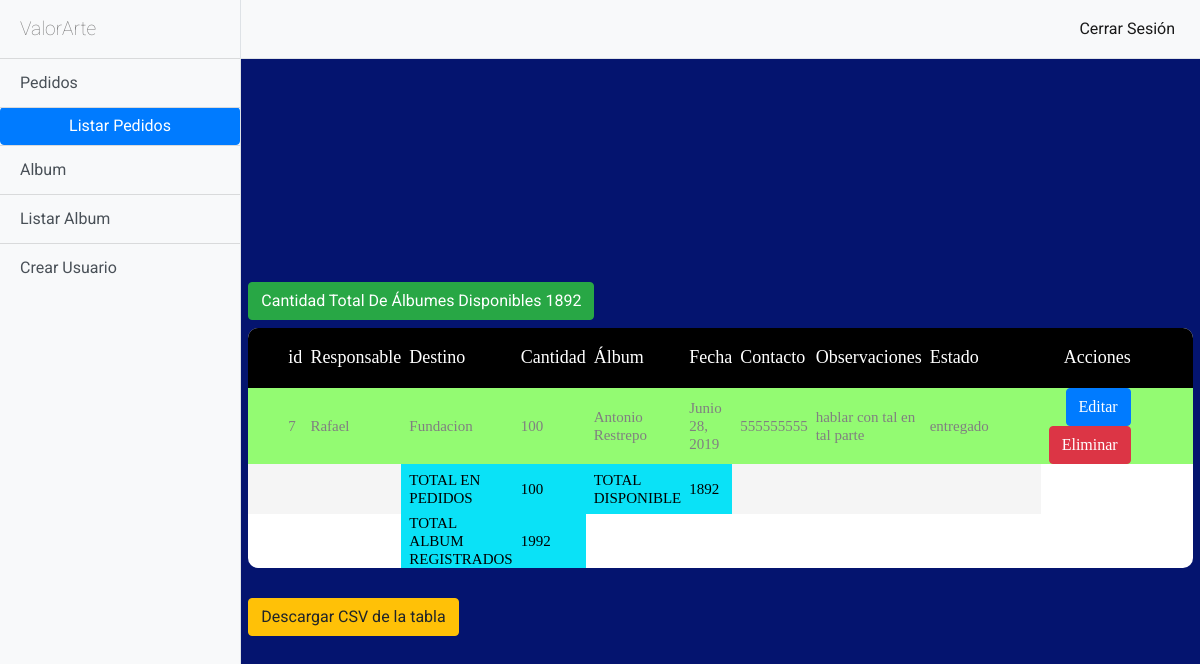
Before: /pedidos/listar (signed in) with the older database file.
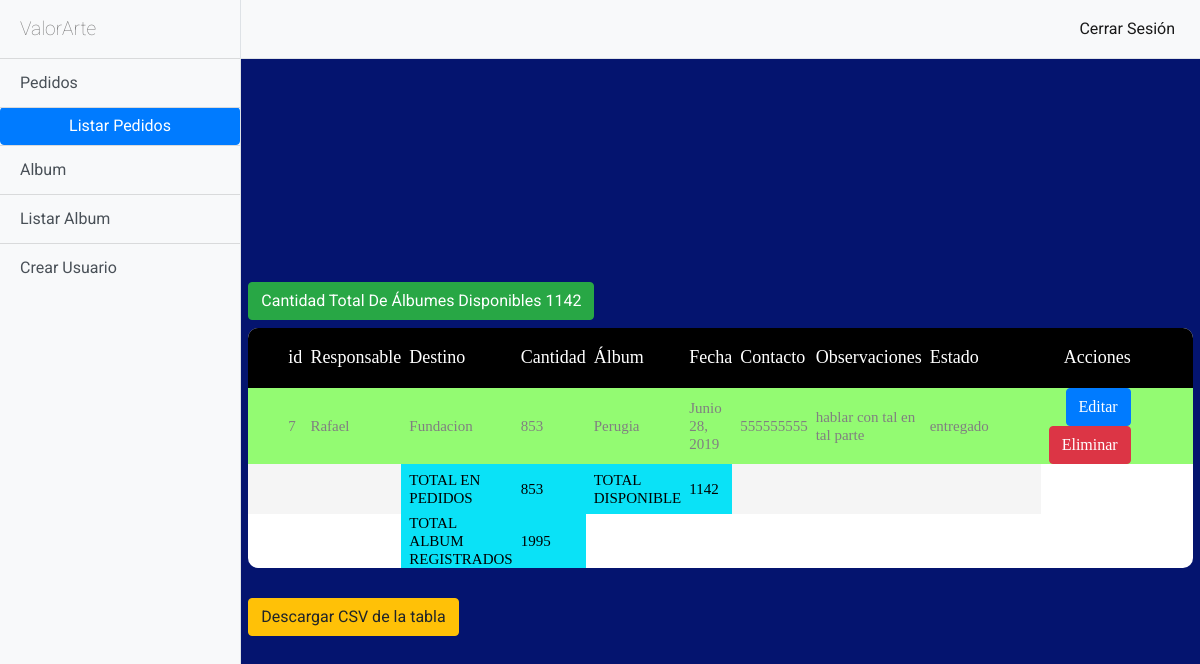
After: the same page with the newer database file.
### pedidos/models.py (models this page shows, shortened)
class Pedido(models.Model):
    responsable = models.CharField(max_length=150)
    destino = models.CharField(max_length=150)
    cantidad = models.IntegerField()
    album_p = models.CharField(max_length=150)
    fecha = models.DateField()
    contacto = models.CharField(max_length=150)
    estado = models.CharField(max_length=250)
    observaciones = models.CharField(max_length=250)

### pedidos/views.py (the view)
class PedidoList(ListView):
    model = Pedido
    template_name = 'pedidos/pedidos_list.html'
    def get_context_data(self, **kwargs):
        context =super(PedidoList, self).get_context_data(**kwargs)
        cantidad = Pedido.objects.all()
        context['cantidad_total']= cantidad
        suma=0
        for i in cantidad:
            if i.estado =="entregado":
                suma = suma+int(i.cantidad)
        context['cantidad_total']= suma
        cantalbum= Album.objects.all()
        context['cantidad_album']=cantalbum
        sumalbum = 0
        for i in cantalbum:
            sumalbum = sumalbum+int(i.cantidad)
        context['cantidad_album']=sumalbum - suma
        totaltabla= Pedido.objects.all()
        context['total_tabla']=totaltabla
        sumaTabla = 0
        for i in totaltabla:
            sumaTabla = sumaTabla+int(i.cantidad)
        context['total_tabla']=sumaTabla
        albumTotal= Album.objects.all()
        context['album_total']=albumTotal
        salbum = 0
        for i in cantalbum:
            salbum = salbum+int(i.cantidad)
        context['album_total']=salbum
        listarAlbum= Album.objects.all()
        context['listar_album']=listarAlbum
        return context

### templates/pedidos/pedidos_list.html (shortened to what the changed rows need)
{% extends 'base/base.html' %}
{% block navbar %}
      <div id="page-content-wrapper">
    {% endblock navbar %}
{% block content %}
<div class="limiter">
        <div class="container-table100">
          <div class="wrap-table100">
            <div class="table100">
              <table class="dataTable" id="pedidos">
                <thead>
                  <tr class="table100-head">
                        <th class="column1">id</th>
                        <th class="column3">Responsable</th>
                        <th class="column3">Destino</th>
                        <th class="column3">Cantidad</th>
                        <th class="column3">Álbum</th>
                        <th class="column3">Fecha</th>
                        <th class="column3">Contacto</th>
                        <th class="column3">Observaciones</th>
                        <th class="column6">Estado</th>
                        <th class="column6">Acciones</th>
                </thead>
                <tbody class="fpedido">
                        {% if object_list %}
                        {% for pedido in object_list %}
                        <tr>
                          {% if pedido.estado == "entregado" %}
                          <td class="column1" bgcolor="#93FB72">{{pedido.id}}</td>
                          <td class="column2" bgcolor="#93FB72">{{pedido.responsable}}</td>
                          <td class="column2" bgcolor="#93FB72">{{pedido.destino}}</td>
                          <td class="column2" bgcolor="#93FB72">{{pedido.cantidad}}</td>
                          <td class="column2" bgcolor="#93FB72">{{pedido.album_p}}</td>
                          <td class="column2" bgcolor="#93FB72">{{pedido.fecha}}</td>
                          <td class="column2" bgcolor="#93FB72">{{pedido.contacto}}</td>
                          <td class="column2" bgcolor="#93FB72">{{pedido.observaciones}}</td>
                          <td class="column2" bgcolor="#93FB72">{{pedido.estado}}</td>
                          <td class="column6" bgcolor="#93FB72">
                              <a class="btn btn-primary" href="{%url 'pedidos:pedidos_editar' pedido.id%}">Editar</a>
                              <a class="btn btn-danger" href="{%url 'pedidos:pedidos_eliminar' pedido.id%}">Eliminar</a>
                          </td>
                          {% endif %}
                        </tr>
                        {% endfor %}
                        <tr>
                          <td class="column1"  ></td>
                          <td class="column2" ></td>
                          <td class="column2" bgcolor="#0AE2F7"><font color="Black">TOTAL EN PEDIDOS</font></td>
                          <td class="column2" bgcolor="#0AE2F7"><font color="Black">{{total_tabla}}</font></td>
                          <td class="column2" bgcolor="#0AE2F7"><font color="Black">TOTAL DISPONIBLE</font></td>
                          <td class="column2" bgcolor="#0AE2F7"><font color="Black">{{cantidad_album}}</font></td>
                          <td class="column2" ></td>
                          <td class="column2" ></td>
                          <td class="column2" ></td>
                        </tr>
                        <tr>
                          <td class="column1"  ></td>
                          <td class="column2" ></td>
                          <td class="column2" bgcolor="#0AE2F7"><font color="Black">TOTAL ALBUM REGISTRADOS</font></td>
                          <td class="column2" bgcolor="#0AE2F7"><font color="Black">{{album_total}}</font></td>
                          <td class="column2" ></td>
                          <td class="column2" ></td>
                          <td class="column2" ></td>
                          <td class="column2" ></td>
                          <td class="column2" ></td>
                        </tr>
                        {% else %}
                        <h1>no existen registros</h1>
                    {% endif %}
                    {% if cantidad_album > 0 %}
                    <h1 class="btn btn-success">Cantidad Total De Álbumes Disponibles {{cantidad_album}}</h1>
                    {% else %}
                    <h1 class="btn btn-danger">Cantidad Total De Álbumes Disponibles {{cantidad_album}}</h1>
                    {% endif %}
                </tbody>
              </table>
              <br>
            </div>
          </div>
        </div>
      </div>
{% endblock content %}

Changed rows visible on the page:
changed Pedido "Rafael": cantidad "100" → "853"; album_p "Antonio Restrepo" → "Perugia"
Other visible differences:
{{ total_tabla }}: "100" → "853"
{{ cantidad_album }}: "1892" → "1142"
{{ album_total }}: "1992" → "1995"
